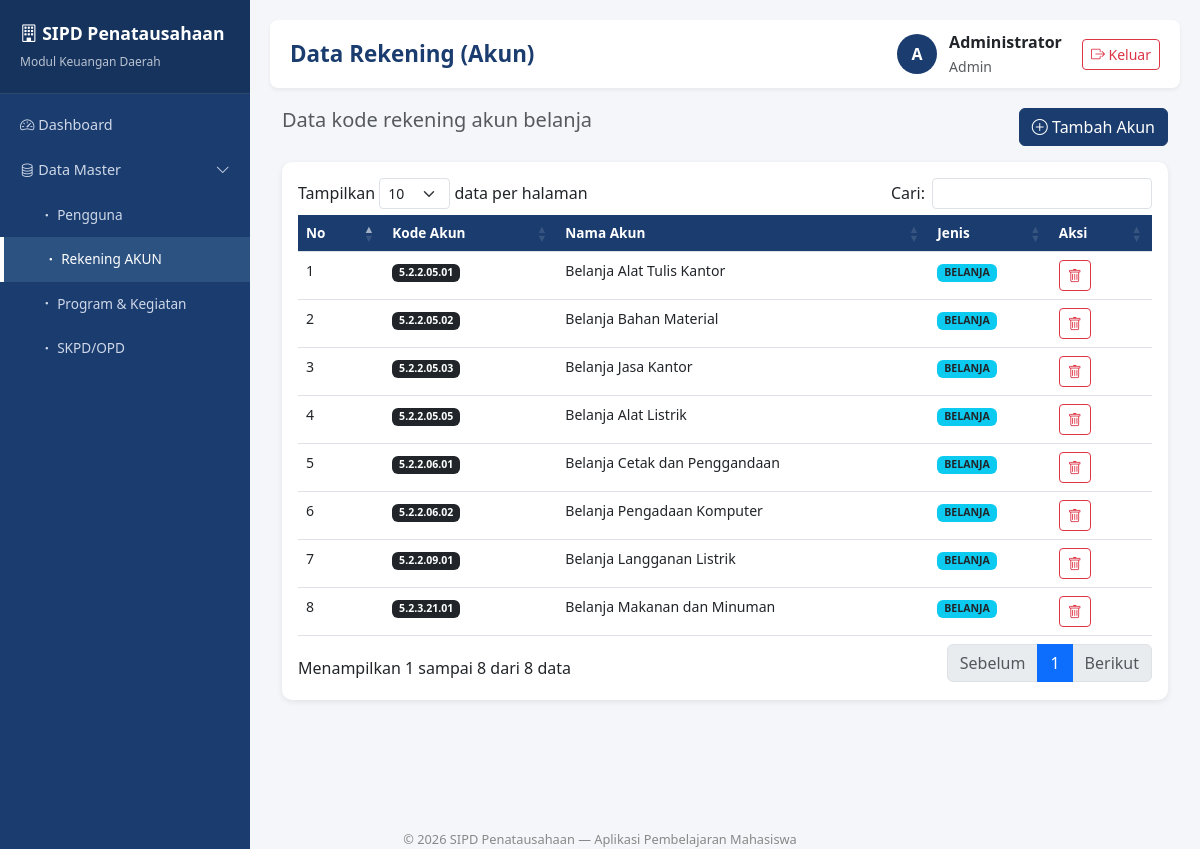
Screenshot of /master_akun.php (signed in) with the database file from the repository.
### tables this page shows
CREATE TABLE IF NOT EXISTS rekening_akun (
    id INT AUTO_INCREMENT PRIMARY KEY,
    kode_akun VARCHAR(30) NOT NULL UNIQUE,
    nama_akun VARCHAR(255) NOT NULL,
    jenis ENUM('BELANJA','PENDAPATAN','PEMBIAYAAN') DEFAULT 'BELANJA'
);

### config/functions.php (called while the page is built, shortened)
<?php
function is_logged_in() {
    return isset($_SESSION['user_id']);
}
?>

### config/config.php (called while the page is built, shortened)
<?php
function current_user() {
    if (isset($_SESSION['user_id'])) {
        return array(
            'id' => $_SESSION['user_id'],
            'nama' => $_SESSION['nama'],
            'username' => $_SESSION['username'],
            'role' => $_SESSION['role'],
            'nip' => $_SESSION['nip']
        );
    }
    return null;
}
?>

### master_akun.php (the view, shortened to what this page needs)
<?php
require_once __DIR__ . '/includes/header.php';
$akun = mysqli_query($koneksi, "SELECT * FROM rekening_akun ORDER BY kode_akun");
?>
<div class="container-fluid">
    <div class="d-flex justify-content-between mb-3">
        <h5 class="text-muted">Data kode rekening akun belanja</h5>
        <button class="btn btn-primary" data-bs-toggle="modal" data-bs-target="#modalTambah">
            <i class="bi bi-plus-circle"></i> Tambah Akun
        </button>
    </div>
    <div class="card">
        <div class="card-body">
            <table class="table table-hover datatable">
                <thead>
                    <tr><th>No</th><th>Kode Akun</th><th>Nama Akun</th><th>Jenis</th><th>Aksi</th></tr>
                </thead>
                <tbody>
                    <?php $no=1; while ($a = mysqli_fetch_assoc($akun)): ?>
                    <tr>
                        <td><?= $no++ ?></td>
                        <td><span class="badge bg-dark"><?= $a['kode_akun'] ?></span></td>
                        <td><?= $a['nama_akun'] ?></td>
                        <td><span class="badge bg-info text-dark"><?= $a['jenis'] ?></span></td>
                        <td>
                            <a href="master_akun.php?hapus=<?= $a['id'] ?>" class="btn btn-sm btn-outline-danger" onclick="return confirm('Hapus akun ini?')"><i class="bi bi-trash"></i></a>
                        </td>
                    </tr>
                    <?php endwhile; ?>
                </tbody>
            </table>
        </div>
    </div>
</div>
<?php require_once __DIR__ . '/includes/footer.php'; ?>

### includes/header.php (shortened to what this page needs)
<?php
require_once __DIR__ . '/../config/config.php';
require_once __DIR__ . '/../config/functions.php';
$current_page = basename($_SERVER['PHP_SELF']);
function role_menu($role) {
    $menus = array(
        'semua' => array(
            array('label' => 'Dashboard', 'icon' => 'bi-speedometer2', 'link' => 'dashboard.php'),
        ),
        'admin' => array(
            array('label' => 'Data Master', 'icon' => 'bi-database', 'link' => '#' , 'sub' => array(
                array('label' => 'Pengguna', 'link' => 'master_user.php'),
                array('label' => 'Rekening AKUN', 'link' => 'master_akun.php'),
                array('label' => 'Program & Kegiatan', 'link' => 'master_kegiatan.php'),
                array('label' => 'SKPD/OPD', 'link' => 'master_skpd.php'),
            )),
        ),
        'penatausahaan' => array(
            array('label' => 'SPP', 'icon' => 'bi-file-earmark-text', 'link' => 'spp_list.php'),
            array('label' => 'SPM', 'icon' => 'bi-file-earmark-check', 'link' => 'spm_list.php'),
            array('label' => 'SP2D', 'icon' => 'bi-cash-coin', 'link' => 'sp2d_list.php'),
        ),
        'bendahara' => array(
            array('label' => 'Buku Bank', 'icon' => 'bi-bank', 'link' => 'buku_bank.php'),
            array('label' => 'Buku Pembantu', 'icon' => 'bi-journal-text', 'link' => 'buku_pembantu.php'),
            array('label' => 'SPJ', 'icon' => 'bi-folder-check', 'link' => 'spj_list.php'),
        ),
        'verifikator' => array(
            array('label' => 'Verifikasi SPP', 'icon' => 'bi-clipboard-check', 'link' => 'verifikasi_spp.php'),
        ),
    );
    $result = $menus['semua'];
    if (isset($menus[$role])) {
        $result = array_merge($result, $menus[$role]);
    }
    return $result;
}
?>
<!DOCTYPE html>
<html lang="id">
<head>
    <link href="https://cdn.jsdelivr.net/npm/bootstrap@5.3.0/dist/css/bootstrap.min.css" rel="stylesheet">
    <link rel="stylesheet" href="https://cdn.jsdelivr.net/npm/bootstrap-icons@1.10.5/font/bootstrap-icons.css">
    <link href="https://cdn.datatables.net/1.13.4/css/dataTables.bootstrap5.min.css" rel="stylesheet">
</head>
<body>
<?php
if (is_logged_in()) $user = current_user();
?>
<?php if (is_logged_in()): ?>
<div class="sidebar">
    <div class="brand">
        <i class="bi bi-building"></i> SIPD Penatausahaan
        <br><small>Modul Keuangan Daerah</small>
    </div>
    <nav class="nav flex-column mt-2">
        <?php $menus = role_menu($user['role']); ?>
        <?php foreach ($menus as $menu): ?>
            <?php if (isset($menu['sub'])): ?>
                <a class="nav-link" href="#">
                    <i class="bi <?= $menu['icon'] ?>"></i> <?= $menu['label'] ?> <i class="bi bi-chevron-down float-end"></i>
                </a>
                <div class="nav-sub">
                    <?php foreach ($menu['sub'] as $sub): ?>
                        <a class="nav-link <?= ($current_page == $sub['link']) ? 'active' : '' ?>" href="<?= $sub['link'] ?>">
                            <i class="bi bi-dot"></i> <?= $sub['label'] ?>
                        </a>
                    <?php endforeach; ?>
                </div>
            <?php else: ?>
                <a class="nav-link <?= ($current_page == $menu['link']) ? 'active' : '' ?>" href="<?= $menu['link'] ?>">
                    <i class="bi <?= $menu['icon'] ?>"></i> <?= $menu['label'] ?>
                </a>
            <?php endif; ?>
        <?php endforeach; ?>
    </nav>
</div>
<?php endif; ?>
<div class="main-content">
    <?php if (is_logged_in()): ?>
    <div class="topbar">
        <div class="page-title">
            <?php
                $title_map = array(
                    'dashboard.php' => 'Dashboard',
                    'master_user.php' => 'Manajemen Pengguna',
                    'master_akun.php' => 'Data Rekening (Akun)',
                    'master_kegiatan.php' => 'Program & Kegiatan',
                    'master_skpd.php' => 'Data SKPD/OPD',
                    'spp_list.php' => 'Daftar SPP',
                    'spm_list.php' => 'Daftar SPM',
                    'sp2d_list.php' => 'Daftar SP2D',
                    'buku_bank.php' => 'Buku Bank',
                    'buku_pembantu.php' => 'Buku Pembantu',
                    'spj_list.php' => 'SPJ',
                    'verifikasi_spp.php' => 'Verifikasi SPP',
                );
                echo isset($title_map[$current_page]) ? $title_map[$current_page] : 'SIPD Penatausahaan';
            ?>
        </div>
        <div class="welcome-user">
            <div class="avatar"><?= strtoupper(substr($user['nama'], 0, 1)) ?></div>
            <div>
                <strong><?= $user['nama'] ?></strong>
                <br><small class="text-muted"><?= ucfirst($user['role']) ?></small>
            </div>
            <a href="logout.php" class="btn btn-sm btn-outline-danger ms-2" title="Keluar">
                <i class="bi bi-box-arrow-right"></i> Keluar
            </a>
        </div>
    </div>
    <?php endif; ?>

### includes/footer.php (shortened to what this page needs)
</div>
<?php if (is_logged_in()): ?>
<div class="footer-text">
    &copy; <?= date('Y') ?> SIPD Penatausahaan &mdash; Aplikasi Pembelajaran Mahasiswa
</div>
<?php endif; ?>
</body>
</html>

### includes/header.php (style rules this page uses)
:root { --primary: #1a3c6e; --primary-light: #2c5282; --sidebar-w: 250px; }
body { background: #f4f6f9; font-family: 'Segoe UI', sans-serif; }
.sidebar { position: fixed; top: 0; left: 0; bottom: 0; width: var(--sidebar-w); background: var(--primary); color: #fff; padding-top: 0; overflow-y: auto; z-index: 100; }
.sidebar .brand { padding: 20px; background: rgba(0,0,0,0.15); font-size: 1.1rem; font-weight: 700; border-bottom: 1px solid rgba(255,255,255,0.1); }
.sidebar .brand small { font-weight: 400; opacity: 0.7; font-size: 0.75rem; }
.sidebar .nav-link { color: #cfd8e8; padding: 12px 20px; font-size: 0.9rem; }
.sidebar .nav-link.active { background: var(--primary-light); color: #fff; border-left: 4px solid #fff; }
.sidebar .nav-sub .nav-link { padding-left: 40px; font-size: 0.85rem; }
.main-content { margin-left: var(--sidebar-w); padding: 20px; min-height: 100vh; }
.topbar { background: #fff; padding: 10px 20px; margin-bottom: 20px; border-radius: 8px; box-shadow: 0 2px 4px rgba(0,0,0,0.06); display: flex; justify-content: space-between; align-items: center; }
.card { border: none; border-radius: 10px; box-shadow: 0 2px 6px rgba(0,0,0,0.08); }
.page-title { font-size: 1.4rem; font-weight: 700; color: var(--primary); }
.btn-primary { background: var(--primary); border-color: var(--primary); }
.table thead th { background: var(--primary); color: #fff; font-size: 0.85rem; }
.table td { font-size: 0.88rem; }
.footer-text { font-size: 0.8rem; color: #888; text-align: center; margin-top: 30px; }
.welcome-user { display: flex; align-items: center; gap: 12px; }
.welcome-user .avatar { width: 40px; height: 40px; border-radius: 50%; background: var(--primary); color: #fff; display: flex; align-items: center; justify-content: center; font-weight: 700; }

### rows the page displays
rekening_akun: kode_akun "5.2.2.05.01", nama_akun "Belanja Alat Tulis Kantor", jenis "BELANJA"
rekening_akun: kode_akun "5.2.2.05.02", nama_akun "Belanja Bahan Material", jenis "BELANJA"
rekening_akun: kode_akun "5.2.2.05.03", nama_akun "Belanja Jasa Kantor", jenis "BELANJA"
rekening_akun: kode_akun "5.2.2.05.05", nama_akun "Belanja Alat Listrik", jenis "BELANJA"
rekening_akun: kode_akun "5.2.2.06.01", nama_akun "Belanja Cetak dan Penggandaan", jenis "BELANJA"
rekening_akun: kode_akun "5.2.2.06.02", nama_akun "Belanja Pengadaan Komputer", jenis "BELANJA"
rekening_akun: kode_akun "5.2.2.09.01", nama_akun "Belanja Langganan Listrik", jenis "BELANJA"
rekening_akun: kode_akun "5.2.3.21.01", nama_akun "Belanja Makanan dan Minuman", jenis "BELANJA"

### other values shown
$menu['label'] "Dashboard"
$menu['label'] "Data Master"
$sub['label'] "Pengguna"
$sub['label'] "Rekening AKUN"
$sub['label'] "Program & Kegiatan"
$sub['label'] "SKPD/OPD"
$title_map[$current_page] "Data Rekening (Akun)"
substr($user['nama'], 0, 1) "A"
$user['nama'] "Administrator"
$user['role'] "Admin"
